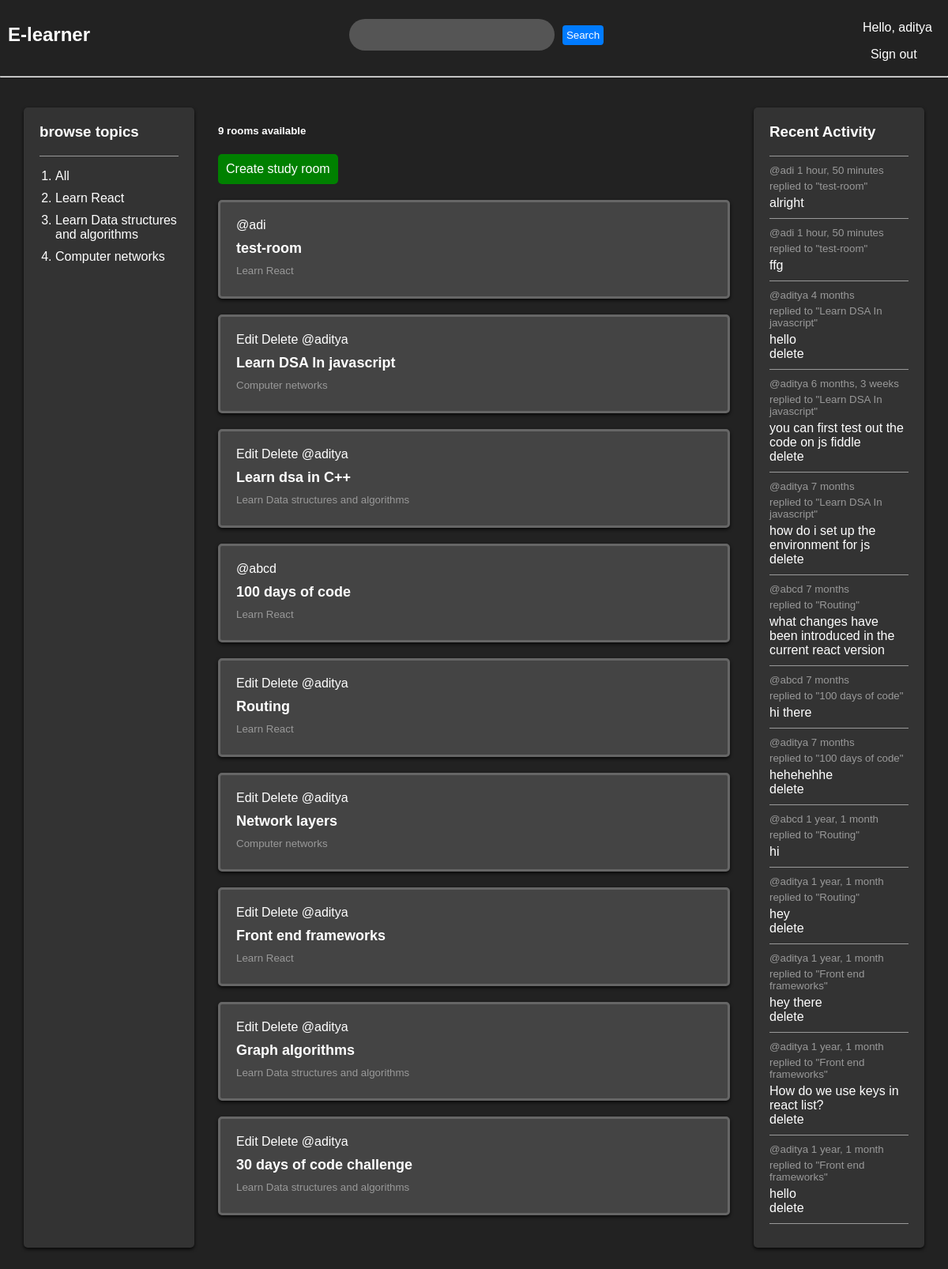
The app's page / (signed in) with its own data.
### base/models.py (models this page shows, shortened)
class Subject(models.Model):
    name=models.CharField(max_length=250)

class Room(models.Model):
    Chat_host=models.ForeignKey(User,on_delete=models.SET_NULL,null=True)
    subject=models.ForeignKey(Subject,on_delete=models.SET_NULL,null=True)
    name=models.CharField(max_length=200)
    description=models.TextField(null=True,blank=True)
    participants=models.ManyToManyField(User,null=True,related_name='participants',blank=True)
    updated = models.DateTimeField(auto_now=True)
    created= models.DateTimeField(auto_now_add=True)
    class Meta:
        ordering=['-updated','-created']
    def __str__(self):
        return self.name

class Message(models.Model):
      user=models.ForeignKey(User,on_delete=models.CASCADE)
      room=models.ForeignKey(Room, on_delete=models.CASCADE)
      body=models.TextField()
      updated = models.DateTimeField(auto_now=True)
      created= models.DateTimeField(auto_now_add=True)
      class Meta:
        ordering=['-updated','-created']

### base/views.py (the view)
# urls.py: path('',views.home,name="home"),
def home(request):
    q=request.GET.get('q') if request.GET.get('q')!=None else ''
    rooms=Room.objects.filter(
    Q(subject__name__icontains=q) |
    Q(name__icontains=q) |
    Q(description__icontains=q)
    )
    subjects=Subject.objects.all()
    room_count=rooms.count()
    room_messages = Message.objects.all()
    context={'rooms':rooms,'subjects':subjects,'room_count':room_count,'room_messages':room_messages}
    return render(request, 'base/home.html',context)

### base/templates/base/home.html (shortened to what this page needs)
{% extends 'mainTemp.html'  %}
{% block content %}
<div class="home-container">
    <div class="cont">
        <h3>browse topics</h3>
        <hr>
        <ol class="topic-list">
            <li><a href="{% url 'home' %}">All</a></li>
            {% for subject in subjects %}
            <li><a href="{% url 'home' %}?q={{subject.name}}">{{subject.name}}</a></li>
            {% endfor %}
        </ol>
    </div>
    <div>
     <h5>{{room_count}} rooms available</h5>
     <div style="background: green; padding: 10px; border-radius: 5px; margin-bottom: 20px; display: inline-block;">
        <a href="{% url 'create-room' %}" style="color: #fff; text-decoration: none;">Create study room</a>
    </div>
     <div>
        {% for room in rooms %}
        <div class="rm">
            {% if request.user == room.Chat_host %}
            <a href="{% url 'update-room' room.id  %}">Edit</a>
            <a href="{% url 'delete-room' room.id %}">Delete</a>
            {% endif %}
            <a href="{% url 'user-profile' room.Chat_host.id %}">@{{room.Chat_host.username}}</a>
            <h5><a href="{% url 'room' room.id %}">{{room.name}}</a></h5>
            <small>{{room.subject.name}}</small>
        </div>
        {% endfor %}
     </div>
    </div>
    <div class="rc">
        <h3>Recent Activity</h3>
        <hr>
        {% for message in room_messages %}
        <div>
            <small>@{{message.user}} {{message.created|timesince}}</small>
            <small>replied to "{{message.room}}"</small>
            <p>{{message.body}}</p>
            {% if request.user == message.user %}
            <a href="{% url 'delete-message' message.id %}">delete</a>
            {% endif %}
            <hr>
        </div>
        {% endfor %}
    </div>
</div>
{% endblock content %}

### templates/navbar.html (shortened to what this page needs)
<nav class="navbar">
    <a href="/" class="navbar-brand">
        <h1>E-learner</h1>
    </a>
    <form method="GET" action="{% url 'home' %}" class="search-form">
        <input type="text" name="q" class="search-input">
        <button type="submit" class="search-button">Search</button>
    </form>
    <div class="user-section">
        {% if request.user.is_authenticated %}
        <p class="user-greeting">Hello, {{ request.user }}</p>
        <a href="{% url 'logout' %}" class="signout-link">Sign out</a>
        {% else %}
        <a href="{% url 'login' %}" class="signin-link">Sign in</a>
        {% endif %}
    </div>
</nav>
<hr>

### templates/navbar.html (style rules this page uses)
.navbar { display: flex; justify-content: space-between; align-items: center; background-color: #222; padding: 10px; color: #fff; }
.navbar-brand { text-decoration: none; }
.search-form { display: flex; align-items: center; }
.search-input { border-radius: 25px; width: 250px; height: 30px; padding: 5px; margin-right: 10px; border: none; background-color: #555; color: #fff; }
.search-button { background-color: #007bff; color: #fff; border: none; border-radius: 4px; padding: 5px; cursor: pointer; }
.user-greeting { margin-right: 10px; }
.signin-link, .signout-link { color: #fff; text-decoration: none; margin-left: 10px; }

### base/templates/base/home.html (style rules this page uses)
body { background: #222; color: #fff; font-family: Arial, sans-serif; margin: 0; }
a { color: #fff; text-decoration: none; }
.home-container { display: grid; grid-template-columns: 1fr 3fr 1fr; gap: 30px; padding: 30px; }
.cont { background: #333; padding: 20px; border-radius: 5px; box-shadow: 0 2px 4px rgba(0, 0, 0, 0.8); }
.cont h3 { margin-top: 0; color: #fff; }
.cont hr { border: none; border-top: 1px solid #999; margin: 10px 0; }
.cont a { display: block; color: #fff; margin-bottom: 5px; }
.rm { padding: 20px; border: 3px solid #666; background: #444; margin-bottom: 20px; border-radius: 5px; box-shadow: 0 2px 4px rgba(0, 0, 0, 0.8); }
.rm a { color: #fff; }
.rm h5 { margin-top: 10px; margin-bottom: 10px; font-size: 18px; }
.rm small { color: #999; display: block; margin-bottom: 5px; }
.rc { padding: 20px; background: #333; border-radius: 5px; box-shadow: 0 2px 4px rgba(0, 0, 0, 0.8); }
.rc h3 { margin-top: 0; color: #fff; }
.rc hr { border: none; border-top: 1px solid #999; margin: 10px 0; }
.rc small { color: #999; display: block; margin-bottom: 5px; }
.rc p { margin: 0; }
.rc a { color: #fff; }
.topic-list { padding-left: 20px; }
.topic-list li { margin-bottom: 10px; }

### records on screen
Subject: name "Learn React"
Subject: name "Learn Data structures and algorithms"
Subject: name "Computer networks"
Room: Chat_host.username "adi", name "test-room", subject.name "Learn React"
Room: shows "Edit", Chat_host.username "aditya", name "Learn DSA In javascript", subject.name "Computer networks"
Room: shows "Edit", Chat_host.username "aditya", name "Learn dsa in C++", subject.name "Learn Data structures and algorithms"
Room: Chat_host.username "abcd", name "100 days of code", subject.name "Learn React"
Room: shows "Edit", Chat_host.username "aditya", name "Routing", subject.name "Learn React"
Room: shows "Edit", Chat_host.username "aditya", name "Network layers", subject.name "Computer networks"
Room: shows "Edit", Chat_host.username "aditya", name "Front end frameworks", subject.name "Learn React"
Room: shows "Edit", Chat_host.username "aditya", name "Graph algorithms", subject.name "Learn Data structures and algorithms"
Room: shows "Edit", Chat_host.username "aditya", name "30 days of code challenge", subject.name "Learn Data structures and algorithms"
Message: user "adi", created "1 hour, 50 minutes", room "test-room", body "alright"
Message: user "adi", created "1 hour, 50 minutes", room "test-room", body "ffg"
Message: user "aditya", created "4 months", room "Learn DSA In javascript", body "hello", shows "delete"
Message: user "aditya", created "6 months, 3 weeks", room "Learn DSA In javascript", body "you can first test out the code on js fiddle", shows "delete"
Message: user "aditya", created "7 months", room "Learn DSA In javascript", body "how do i set up the environment for js", shows "delete"
Message: user "abcd", created "7 months", room "Routing", body "what changes have been introduced in the current react version"
Message: user "abcd", created "7 months", room "100 days of code", body "hi there"
Message: user "aditya", created "7 months", room "100 days of code", body "hehehehhe", shows "delete"
Message: user "abcd", created "1 year, 1 month", room "Routing", body "hi"
Message: user "aditya", created "1 year, 1 month", room "Routing", body "hey", shows "delete"
Message: user "aditya", created "1 year, 1 month", room "Front end frameworks", body "hey there", shows "delete"
Message: user "aditya", created "1 year, 1 month", room "Front end frameworks", body "How do we use keys in react list?", shows "delete"
Message: user "aditya", created "1 year, 1 month", room "Front end frameworks", body "hello", shows "delete"

### other values on screen
{{ request.user }} "aditya"
{{ room_count }} "9"
